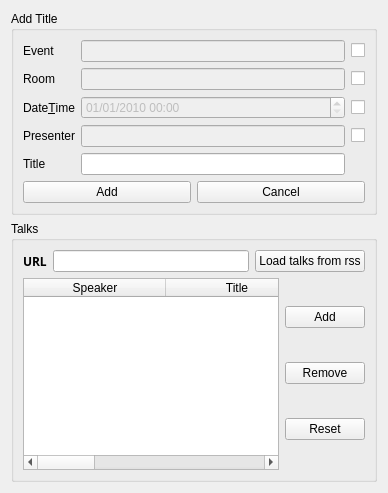
      <widget class="QWidget" name="editTalksPage">
       <attribute name="title">
        <string>Talk Editor</string>
       </attribute>
       <layout class="QVBoxLayout" name="verticalLayout">
        <item>
         <widget class="QGroupBox" name="addTalkGroupBox">
          <property name="title">
           <string>Add Title</string>
          </property>
          <layout class="QVBoxLayout" name="verticalLayout_3">
           <item>
            <layout class="QGridLayout" name="gridLayout_2">
             <item row="2" column="0">
              <widget class="QLabel" name="label">
               <property name="text">
                <string>Room</string>
               </property>
               <property name="buddy">
                <cstring>roomEdit</cstring>
               </property>
              </widget>
             </item>
             <item row="2" column="1">
              <widget class="QLineEdit" name="roomEdit">
               <property name="enabled">
                <bool>false</bool>
               </property>
               <property name="inputMask">
                <string/>
               </property>
              </widget>
             </item>
             <item row="2" column="2">
              <widget class="QCheckBox" name="checkBox_2">
               <property name="text">
                <string/>
               </property>
              </widget>
             </item>
             <item row="5" column="1">
              <widget class="QLineEdit" name="titleEdit"/>
             </item>
             <item row="5" column="0">
              <widget class="QLabel" name="label_3">
               <property name="text">
                <string>Title</string>
               </property>
               <property name="buddy">
                <cstring>titleEdit</cstring>
               </property>
              </widget>
             </item>
             <item row="4" column="0">
              <widget class="QLabel" name="label_4">
               <property name="text">
                <string>Presenter</string>
               </property>
               <property name="buddy">
                <cstring>presenterEdit</cstring>
               </property>
              </widget>
             </item>
             <item row="4" column="1">
              <widget class="QLineEdit" name="presenterEdit">
               <property name="enabled">
                <bool>false</bool>
               </property>
               <property name="inputMask">
                <string/>
               </property>
              </widget>
             </item>
             <item row="4" column="2">
              <widget class="QCheckBox" name="checkBox_3">
               <property name="text">
                <string/>
               </property>
              </widget>
             </item>
             <item row="1" column="0">
              <widget class="QLabel" name="label_7">
               <property name="text">
                <string>Event</string>
               </property>
               <property name="buddy">
                <cstring>eventEdit</cstring>
               </property>
              </widget>
             </item>
             <item row="1" column="1">
              <widget class="QLineEdit" name="eventEdit">
               <property name="enabled">
                <bool>false</bool>
               </property>
              </widget>
             </item>
             <item row="1" column="2">
              <widget class="QCheckBox" name="checkBox">
               <property name="text">
                <string/>
               </property>
              </widget>
             </item>
             <item row="3" column="0">
              <widget class="QLabel" name="label_8">
               <property name="text">
                <string>Date&amp;Time</string>
               </property>
               <property name="buddy">
                <cstring>dateTimeEdit</cstring>
               </property>
              </widget>
             </item>
             <item row="3" column="1">
              <widget class="QDateTimeEdit" name="dateTimeEdit">
               <property name="enabled">
                <bool>false</bool>
               </property>
               <property name="dateTime">
                <datetime>
                 <hour>0</hour>
                 <minute>0</minute>
                 <second>0</second>
                 <year>2010</year>
                 <month>1</month>
                 <day>1</day>
                </datetime>
               </property>
               <property name="displayFormat">
                <string>MM/dd/yyyy hh:mm </string>
               </property>
              </widget>
             </item>
             <item row="3" column="2">
              <widget class="QCheckBox" name="checkBox_4">
               <property name="text">
                <string/>
               </property>
              </widget>
             </item>
            </layout>
           </item>
           <item>
            <layout class="QHBoxLayout" name="horizontalLayout_9">
             <item>
              <widget class="QPushButton" name="confirmAddTalkButton">
               <property name="text">
                <string>Add</string>
               </property>
              </widget>
             </item>
             <item>
              <widget class="QPushButton" name="cancelAddTalkButton">
               <property name="text">
                <string>Cancel</string>
               </property>
              </widget>
             </item>
            </layout>
           </item>
          </layout>
         </widget>
        </item>
        <item>
         <widget class="QGroupBox" name="talkEditorGroupBox">
          <property name="title">
           <string>Talks</string>
          </property>
          <layout class="QVBoxLayout" name="verticalLayout_11">
           <item>
            <layout class="QHBoxLayout" name="horizontalLayout_8">
             <item>
              <widget class="QLabel" name="label_9">
               <property name="font">
                <font>
                 <family>Sans Serif</family>
                 <weight>75</weight>
                 <bold>true</bold>
                </font>
               </property>
               <property name="text">
                <string>URL</string>
               </property>
               <property name="buddy">
                <cstring>rssEdit</cstring>
               </property>
              </widget>
             </item>
             <item>
              <widget class="QLineEdit" name="rssEdit"/>
             </item>
             <item>
              <widget class="QPushButton" name="rssButton">
               <property name="text">
                <string>Load talks from rss</string>
               </property>
               <property name="icon">
                <iconset resource="resource.qrc">
                 <normaloff>:/rss_logo/rss_logo.png</normaloff>:/rss_logo/rss_logo.png</iconset>
               </property>
              </widget>
             </item>
            </layout>
           </item>
           <item>
            <layout class="QHBoxLayout" name="horizontalLayout_2">
             <item>
              <widget class="QTableWidget" name="editTable">
               <property name="focusPolicy">
                <enum>Qt::NoFocus</enum>
               </property>
               <property name="frameShadow">
                <enum>QFrame::Plain</enum>
               </property>
               <property name="selectionMode">
                <enum>QAbstractItemView::SingleSelection</enum>
               </property>
               <property name="selectionBehavior">
                <enum>QAbstractItemView::SelectRows</enum>
               </property>
               <property name="showGrid">
                <bool>false</bool>
               </property>
               <property name="sortingEnabled">
                <bool>false</bool>
               </property>
               <property name="wordWrap">
                <bool>false</bool>
               </property>
               <property name="cornerButtonEnabled">
                <bool>false</bool>
               </property>
               <property name="rowCount">
                <number>0</number>
               </property>
               <property name="columnCount">
                <number>4</number>
               </property>
               <attribute name="horizontalHeaderCascadingSectionResizes">
                <bool>true</bool>
               </attribute>
               <attribute name="horizontalHeaderDefaultSectionSize">
                <number>142</number>
               </attribute>
               <attribute name="horizontalHeaderStretchLastSection">
                <bool>true</bool>
               </attribute>
               <attribute name="verticalHeaderVisible">
                <bool>false</bool>
               </attribute>
               <attribute name="verticalHeaderCascadingSectionResizes">
                <bool>true</bool>
               </attribute>
               <attribute name="verticalHeaderShowSortIndicator" stdset="0">
                <bool>true</bool>
               </attribute>
               <attribute name="verticalHeaderStretchLastSection">
                <bool>true</bool>
               </attribute>
               <attribute name="verticalHeaderVisible">
                <bool>false</bool>
               </attribute>
               <attribute name="horizontalHeaderStretchLastSection">
                <bool>true</bool>
               </attribute>
               <attribute name="horizontalHeaderCascadingSectionResizes">
                <bool>true</bool>
               </attribute>
               <attribute name="verticalHeaderCascadingSectionResizes">
                <bool>true</bool>
               </attribute>
               <attribute name="verticalHeaderShowSortIndicator" stdset="0">
                <bool>true</bool>
               </attribute>
               <attribute name="verticalHeaderStretchLastSection">
                <bool>true</bool>
               </attribute>
               <attribute name="horizontalHeaderDefaultSectionSize">
                <number>142</number>
               </attribute>
               <column>
                <property name="text">
                 <string notr="true">Speaker</string>
                </property>
                <property name="background">
                 <color>
                  <red>0</red>
                  <green>0</green>
                  <blue>0</blue>
                 </color>
                </property>
               </column>
               <column>
                <property name="text">
                 <string>Title</string>
                </property>
               </column>
               <column>
                <property name="text">
                 <string>Room</string>
                </property>
               </column>
               <column>
                <property name="text">
                 <string notr="true">Id</string>
                </property>
               </column>
              </widget>
             </item>
             <item>
              <layout class="QVBoxLayout" name="verticalLayout_4">
               <item>
                <widget class="QPushButton" name="addTalkButton">
                 <property name="text">
                  <string>Add</string>
                 </property>
                 <property name="checkable">
                  <bool>true</bool>
                 </property>
                </widget>
               </item>
               <item>
                <widget class="QPushButton" name="removeTalkButton">
                 <property name="text">
                  <string>Remove</string>
                 </property>
                </widget>
               </item>
               <item>
                <widget class="QPushButton" name="resetButton">
                 <property name="text">
                  <string>Reset</string>
                 </property>
                </widget>
               </item>
              </layout>
             </item>
            </layout>
           </item>
          </layout>
         </widget>
        </item>
       </layout>
      </widget>
